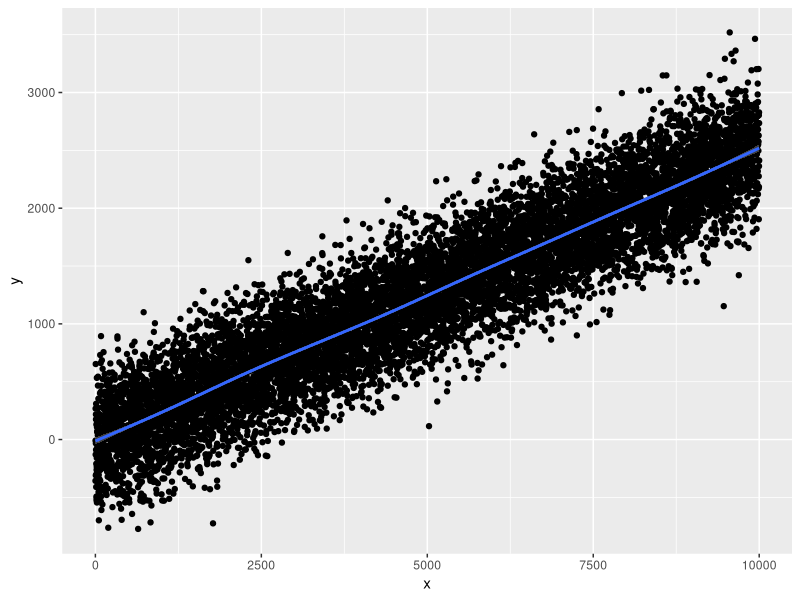

The R script that drew this image:
# I am using https://intro2r.com/use_git.html
# to start over use rm(list = ls())
library(ggplot2)

x <- 1:10000
y <- .25*x + rnorm(10000,0,300)
z <- rep("a",10000)
z[5001:10000] <- "b"
zz <- factor(z)
dat <- data.frame(x,y,z,zz)

ggplot(dat,aes(x,y))+geom_point()+
  geom_smooth()
summary(lm(y~x,data=dat))
